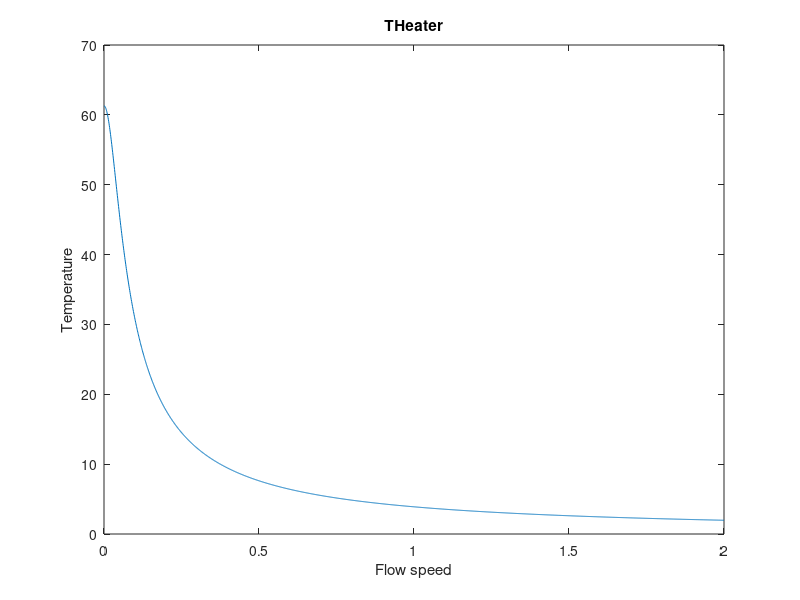
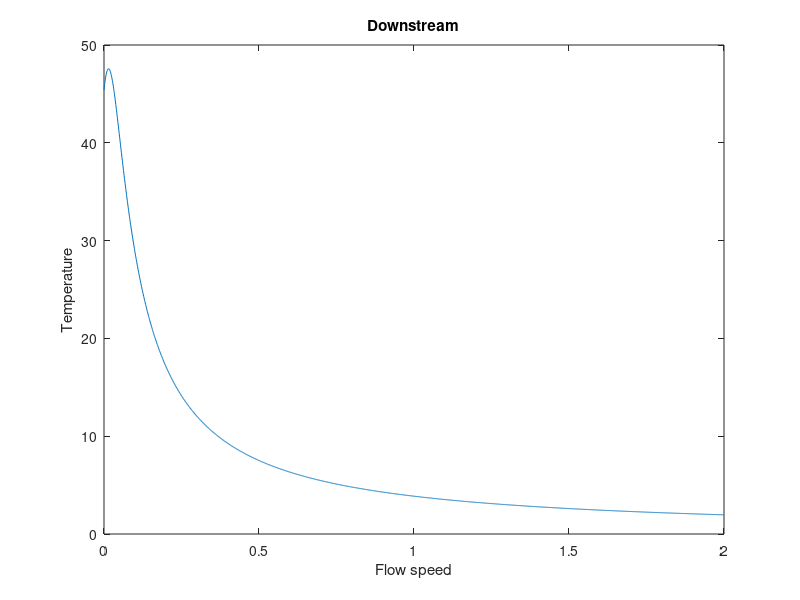
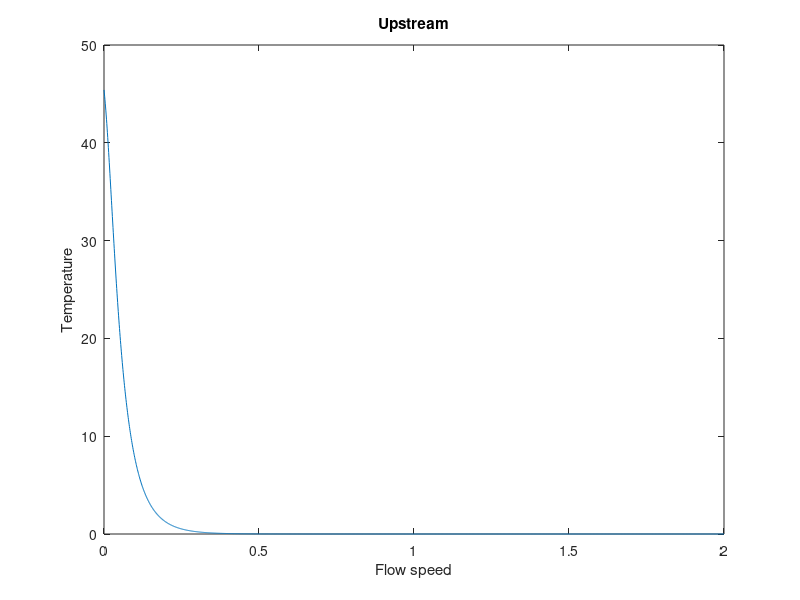
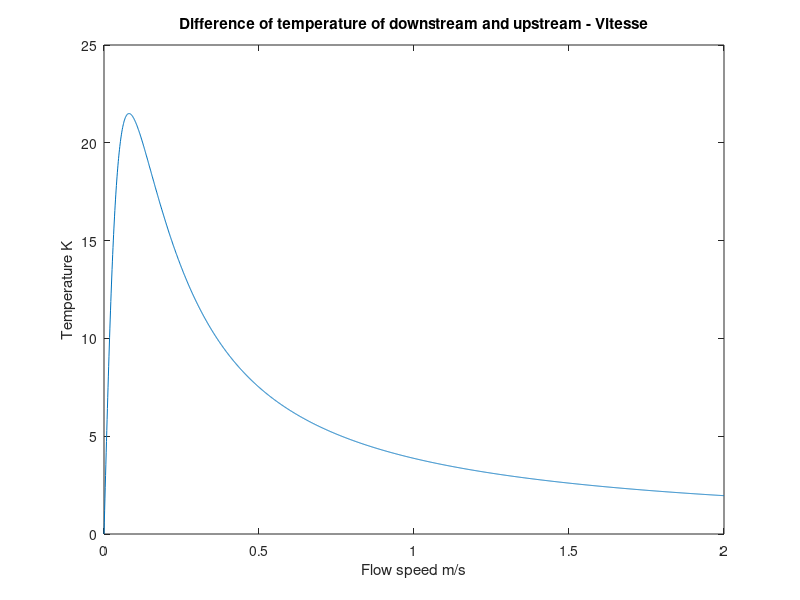

Reproduce these figures in MATLAB, in order.
%% Analyticalmodel of the air
clear 
clc
%% Params
% Gas
ro=1.78;% KG/m3
Cp=848.7;
lambda=0.01715;

% Geographique
d=150e-6;
ly=0.5e-3;
lz=2e-3;
L=(427e-6)/2;

%% Model
alpha=lambda/(ro*Cp);
a=2*L*2*lz/ly;
b=2*ly*lz;
c=4/(ly*ly);

% P=12e-3;
Tmax=2;
gap=1e-3;

temp=0:gap:Tmax;

v=1/2*temp.*temp;
v=temp;

P=12e-3*ones(1,Tmax/gap+1);

THeater=P./(a*lambda+b*lambda*sqrt(v.^2/(alpha*alpha)+c));

Tdown=THeater.*exp(d*(v/(2*alpha)-sqrt(v.^2/(alpha^2)+c)/2));

Tup=THeater.*exp(d*(-v/(2*alpha)-sqrt(v.^2/(alpha^2)+c)/2));

figure(1)
plot(v,THeater)
title('THeater')
xlabel('Flow speed')
ylabel('Temperature')

figure(2)
plot(v,Tdown)
title('Downstream')
xlabel('Flow speed')
ylabel('Temperature')
figure(3)
plot(v,Tup)
title('Upstream')
xlabel('Flow speed')
ylabel('Temperature')
figure(4)
% plot(v,THeater-Tdown)
% hold on
plot(v,Tdown-Tup)

title('Difference of temperature of downstream and upstream - Vitesse')
xlabel('Flow speed m/s')
ylabel('Temperature K')
% legend(('between Heater and downstream'),('between downstream and upstream'))

disp('Turn point du model downstream')
vturn=alpha*sqrt(c);
disp('speed: ')
disp(vturn)
disp('Temperatures: ')
Tturn=P(1)/(a*lambda+b*lambda*sqrt(2*c))*exp(d*sqrt(c)*(1/2-sqrt(2)/2));
disp(Tturn)

disp('Turn point analytique downstream')
Tturn_ana=max(Tdown);
vturn_ana=v(find(Tdown==Tturn_ana));
disp('speed: ')
disp(vturn_ana)
disp('Temperatures: ')
disp(Tturn_ana)

disp('We find the point in the model as the temperaure = Tturn')
vturn_model=v(find(Tturn-(1e-3)<Tdown&Tdown<Tturn+(1e-3)));
disp(vturn_model)
%%
ro=6.84e-8;
roT=0.0069;

L=517e-6;
t=2e-7;
W=307e-6;


Tdown=THeater.*exp(d*(v/(2*alpha)-sqrt(v.^2/(alpha^2)+c)/2));

res_downstream=ro*L/(t*W)*(1+roT*(Tdown));

% res_upstream=ro*L/(t*W)*(1+roT*(up-273));

res_com=ro*L/(t*W)*(1+roT*27);

V=5;

detV=V*(1/2-(res_downstream)./(res_com+res_downstream));

figure 
plot(temp,detV)
title('Theorique: Tension de sortie - Vitesse')
xlabel('m/s')
ylabel('V')

%%

ro=6.84e-8;
roT=0.0069;

L=517e-6;
t=2e-7;
W=307e-6;


Tdown=THeater.*exp(d*(v/(2*alpha)-sqrt(v.^2/(alpha^2)+c)/2));

res_downstream=ro*L/(t*W)*(1+roT*(Tdown));

% res_upstream=ro*L/(t*W)*(1+roT*(up-273));

res_com=ro*L/(t*W)*(1+roT*27);

V=5;

detV=V*(1/2-(res_downstream)./(res_com+res_downstream));
figure

plot(temp,Tdown-Tup)
title('Theorique: Difference de température entre le dowmstream et le upstream - Acceleration')
xlabel('m/s2')
ylabel('K')

figure 
plot(temp,detV)
title('Theorique: Tension de sortie - Acceleration')
xlabel('m/s2')
ylabel('V')



